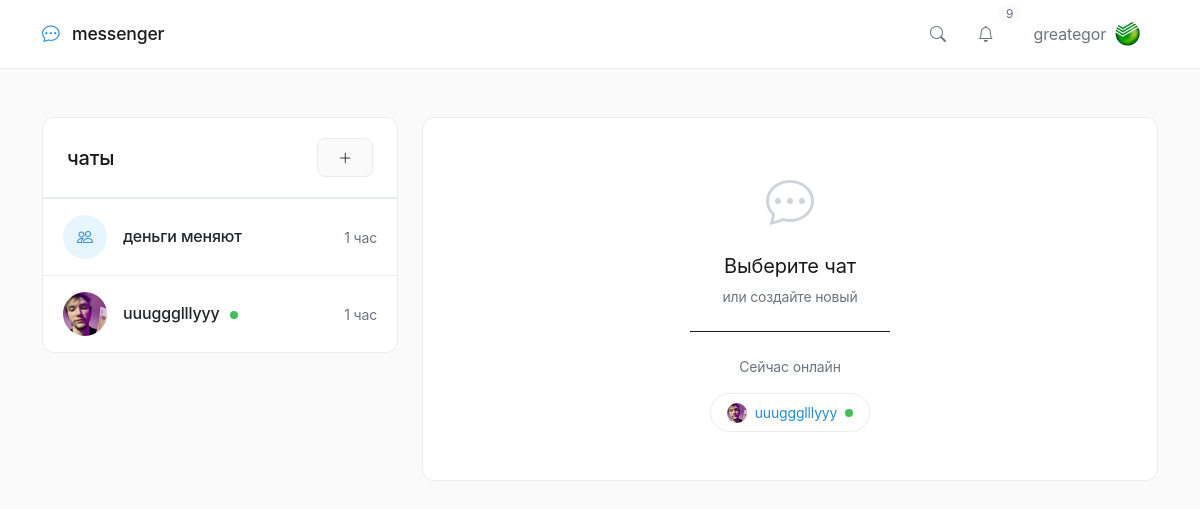
Screenshot of /chat/ (signed in) with the database file from the repository.
### accounts/models.py (models this page shows, shortened)
class User(AbstractUser):
    groups = models.ManyToManyField(
        'auth.Group',
        verbose_name='groups',
        blank=True,
        related_name='custom_user_set',
        related_query_name='custom_user',
    )
    user_permissions = models.ManyToManyField(
        'auth.Permission',
        verbose_name='user permissions',
        blank=True,
        related_name='custom_user_set',
        related_query_name='custom_user',
    )
    avatar = models.ImageField(upload_to='avatars/', null=True, blank=True, verbose_name='Аватар')
    bio = models.TextField(max_length=500, blank=True, verbose_name='О себе')
    is_online = models.BooleanField(default=False, verbose_name='Онлайн')
    last_seen = models.DateTimeField(null=True, blank=True, verbose_name='Последний визит')
    in_call = models.BooleanField(default=False, verbose_name='В звонке')
    current_call_chat_id = models.IntegerField(null=True, blank=True, verbose_name='ID чата звонка')
    email_notifications = models.BooleanField(default=True, verbose_name='Email уведомления')
    sound_notifications = models.BooleanField(default=True, verbose_name='Звуковые уведомления')
    created_at = models.DateTimeField(auto_now_add=True, verbose_name='Дата регистрации')
    updated_at = models.DateTimeField(auto_now=True, verbose_name='Дата обновления')
    class Meta:
        verbose_name = 'Пользователь'
        verbose_name_plural = 'Пользователи'

### chat/models.py (models this page shows, shortened)
class Chat(models.Model):
    CHAT_TYPES = (
        ('private', 'Личный чат'),
        ('group', 'Групповой чат'),
    )
    chat_type = models.CharField(
        max_length=10,
        choices=CHAT_TYPES,
        default='private',
        verbose_name='Тип чата'
    )
    name = models.CharField(
        max_length=100,
        blank=True,
        null=True,
        verbose_name='Название'
    )
    participants = models.ManyToManyField(
        settings.AUTH_USER_MODEL,
        related_name='chats',
        verbose_name='Участники'
    )
    created_at = models.DateTimeField(auto_now_add=True, verbose_name='Создан')
    updated_at = models.DateTimeField(auto_now=True, verbose_name='Обновлен')
    class Meta:
        verbose_name = 'Чат'
        verbose_name_plural = 'Чаты'
        ordering = ['-updated_at']

class Message(models.Model):
    chat = models.ForeignKey(
        Chat,
        related_name='messages',
        on_delete=models.CASCADE,
        verbose_name='Чат'
    )
    sender = models.ForeignKey(
        settings.AUTH_USER_MODEL,
        related_name='messages',
        on_delete=models.CASCADE,
        verbose_name='Отправитель'
    )
    content = models.TextField(verbose_name='Текст', blank=True)
    attachment = models.FileField(
        upload_to='attachments/%Y/%m/',
        null=True,
        blank=True,
        verbose_name='Файл'
    )
    attachment_name = models.CharField(
        max_length=255,
        blank=True,
        verbose_name='Имя файла'
    )
    attachment_size = models.IntegerField(
        null=True,
        blank=True,
        verbose_name='Размер файла (байт)'
    )
    attachment_type = models.CharField(
        max_length=100,
        blank=True,
        verbose_name='MIME тип'
    )
    image_width = models.IntegerField(
        null=True,
        blank=True,
        verbose_name='Ширина изображения'
    )
    image_height = models.IntegerField(
        null=True,
        blank=True,
        verbose_name='Высота изображения'
    )
    video_thumbnail = models.ImageField(
        upload_to='thumbnails/%Y/%m/',
        null=True,
        blank=True,
        verbose_name='Превью видео'
    )
    video_duration = models.FloatField(
        null=True,
        blank=True,
        verbose_name='Длительность видео (сек)'
    )
    is_voice = models.BooleanField(
        default=False,
        verbose_name='Голосовое сообщение'
    )
    voice_duration = models.IntegerField(
        null=True,
        blank=True,
        verbose_name='Длительность голоса (сек)'
    )
    is_read = models.BooleanField(default=False, verbose_name='Прочитано')
    is_edited = models.BooleanField(default=False, verbose_name='Изменено')
    created_at = models.DateTimeField(auto_now_add=True, verbose_name='Отправлено')
    updated_at = models.DateTimeField(auto_now=True, verbose_name='Изменено')
    class Meta:
        verbose_name = 'Сообщение'
        verbose_name_plural = 'Сообщения'
        ordering = ['created_at']

### chat/views.py (the view)
# urls.py: path('', views.chat_home, name='home'),
@login_required
def chat_home(request):
    chats = request.user.chats.annotate(
        last_message_time=Subquery(
            Message.objects.filter(chat=OuterRef('pk'))
            .order_by('-created_at')
            .values('created_at')[:1]
        )
    ).order_by('-last_message_time')
    unread_counts = {}
    for chat in chats:
        unread_counts[chat.id] = chat.messages.filter(
            ~Q(sender=request.user),
            is_read=False
        ).count()
    friends = get_friends(request.user)
    online_friends = friends.filter(is_online=True)
    context = {
        'chats': chats,
        'unread_counts': unread_counts,
        'online_friends': online_friends,
    }
    return render(request, 'chat/home.html', context)

### templates/chat/home.html (shortened to what this page needs)
{% extends 'base.html' %}
{% block content %}
<div class="row">
    <div class="col-md-5 col-lg-4">
        <div class="card">
            <div class="card-header d-flex justify-content-between align-items-center">
                <h5 class="mb-0">чаты</h5>
                <a href="{% url 'accounts:search_users' %}" class="btn btn-sm btn-light">
                    <i class="bi bi-plus-lg"></i>
                </a>
            </div>
            <div class="p-0">
                {% if chats %}
                    <div class="list-group list-group-flush">
                        {% for chat in chats %}
                            <a href="{% url 'chat:chat_room' chat.id %}" class="list-group-item list-group-item-action">
                                <div class="d-flex align-items-center">
                                    <div class="flex-shrink-0">
                                        {% if chat.chat_type == 'private' %}
                                            {% for p in chat.participants.all %}
                                                {% if p != user %}
                                                    {% if p.avatar %}
                                                        <img src="{{ p.avatar.url }}" alt="" class="rounded-circle" style="width: 44px; height: 44px;">
                                                    {% else %}
                                                        <div class="avatar-placeholder" style="width: 44px; height: 44px; font-size: 16px;">
                                                            {{ p.username|first|upper }}
                                                        </div>
                                                    {% endif %}
                                                {% endif %}
                                            {% endfor %}
                                        {% else %}
                                            <div class="avatar-placeholder" style="width: 44px; height: 44px; background-color: #e7f5ff; color: var(--accent-color);">
                                                <i class="bi bi-people"></i>
                                            </div>
                                        {% endif %}
                                    </div>
                                    <div class="flex-grow-1 ms-3" style="min-width: 0;">
                                        <div class="d-flex justify-content-between align-items-center">
                                            <h6 class="mb-0 text-truncate" style="max-width: 150px;">
                                                {% if chat.chat_type == 'private' %}
                                                    {% for p in chat.participants.all %}
                                                        {% if p != user %}
                                                            {{ p.get_full_name|default:p.username }}
                                                            {% if p.is_online %}
                                                                <span class="online-indicator"></span>
                                                            {% endif %}
                                                        {% endif %}
                                                    {% endfor %}
                                                {% else %}
                                                    {{ chat.name }}
                                                {% endif %}
                                            </h6>
                                            {% with last=chat.messages.last %}
                                                {% if last %}
                                                    <small class="text-muted">{{ last.created_at|timesince|cut:" назад" }}</small>
                                                {% endif %}
                                            {% endwith %}
                                        </div>
                                    </div>
                                </div>
                            </a>
                        {% endfor %}
                    </div>
                {% else %}
                    <div class="text-center py-5">
                        <i class="bi bi-chat-dots" style="font-size: 32px; color: #ced4da;"></i>
                        <p class="text-muted mt-2">Нет чатов</p>
                        <a href="{% url 'accounts:search_users' %}" class="btn btn-sm btn-outline-primary mt-2">Найти собеседника</a>
                    </div>
                {% endif %}
            </div>
        </div>
    </div>
    <div class="col-md-7 col-lg-8">
        <div class="card">
            <div class="card-body text-center py-5">
                <i class="bi bi-chat-dots" style="font-size: 48px; color: #ced4da;"></i>
                <h5 class="mt-3 fw-normal">Выберите чат</h5>
                <p class="text-muted small">или создайте новый</p>
                {% if online_friends %}
                    <hr class="my-4" style="max-width: 200px; margin: 0 auto;">
                    <div class="mt-4">
                        <p class="text-muted small mb-3">Сейчас онлайн</p>
                        <div class="d-flex flex-wrap gap-2 justify-content-center">
                            {% for friend in online_friends %}
                                <a href="{% url 'accounts:profile' friend.username %}" class="text-decoration-none">
                                    <div class="d-flex align-items-center px-3 py-2" style="border: 1px solid var(--border-color); border-radius: 30px;">
                                        {% if friend.avatar %}
                                            <img src="{{ friend.avatar.url }}" alt="" class="rounded-circle me-2" style="width: 20px; height: 20px;">
                                        {% else %}
                                            <div class="avatar-placeholder me-2" style="width: 20px; height: 20px; font-size: 10px;">
                                                {{ friend.username|first|upper }}
                                            </div>
                                        {% endif %}
                                        <span class="small">{{ friend.get_full_name|default:friend.username }}</span>
                                        <span class="online-indicator ms-2"></span>
                                    </div>
                                </a>
                            {% endfor %}
                        </div>
                    </div>
                {% endif %}
            </div>
        </div>
    </div>
</div>
{% endblock %}

### templates/base.html (shortened to what this page needs)
<!DOCTYPE html>
<html lang="ru">
<head>
    <link href="https://cdn.jsdelivr.net/npm/bootstrap@5.1.3/dist/css/bootstrap.min.css" rel="stylesheet">
    <link rel="stylesheet" href="https://cdn.jsdelivr.net/npm/bootstrap-icons@1.11.1/font/bootstrap-icons.css">
</head>
<body>
    <nav class="navbar">
        <div class="container">
            <a class="navbar-brand" href="{% url 'chat:home' %}">
                <i class="bi bi-chat-dots"></i> messenger
            </a>
            <div class="d-flex align-items-center">
                {% if user.is_authenticated %}
                    <a class="nav-link" href="{% url 'accounts:search_users' %}" title="Поиск">
                        <i class="bi bi-search"></i>
                    </a>
                    <div class="dropdown">
                        <a class="nav-link position-relative" href="#" id="notificationsDropdown"
                           role="button" data-bs-toggle="dropdown" aria-expanded="false">
                            <i class="bi bi-bell"></i>
                            <span class="position-absolute top-0 start-100 translate-middle badge rounded-pill"
                                  id="notification-count" style="display: none; background-color: #fa5252; color: white; border: none;">
                            </span>
                        </a>
                    </div>
                    <div class="dropdown ms-2">
                        <a class="nav-link d-flex align-items-center" href="#" role="button" data-bs-toggle="dropdown">
                            <span class="me-2">{{ user.username }}</span>
                            {% if user.avatar %}
                                <img src="{{ user.avatar.url }}" alt="" class="rounded-circle" style="width: 28px; height: 28px; object-fit: cover;">
                            {% else %}
                                <div class="avatar-placeholder" style="width: 28px; height: 28px; font-size: 12px;">
                                    {{ user.username|first|upper }}
                                </div>
                            {% endif %}
                        </a>
                    </div>
                {% else %}
                    <a class="nav-link" href="{% url 'accounts:login' %}">Вход</a>
                    <a class="nav-link" href="{% url 'accounts:register' %}">Регистрация</a>
                {% endif %}
            </div>
        </div>
    </nav>
    <div class="container mt-4 mt-md-5">
        {% block content %}{% endblock %}
    </div>
</body>
</html>

### rows the page displays
User: username "greategor", avatar (picture)
Chat: name "деньги меняют", messages.last.created_at "1 час"
Chat: messages.last.created_at "1 час"
User: avatar (picture), get_full_name "uuuggglllyyy", is_online True (drawn)
